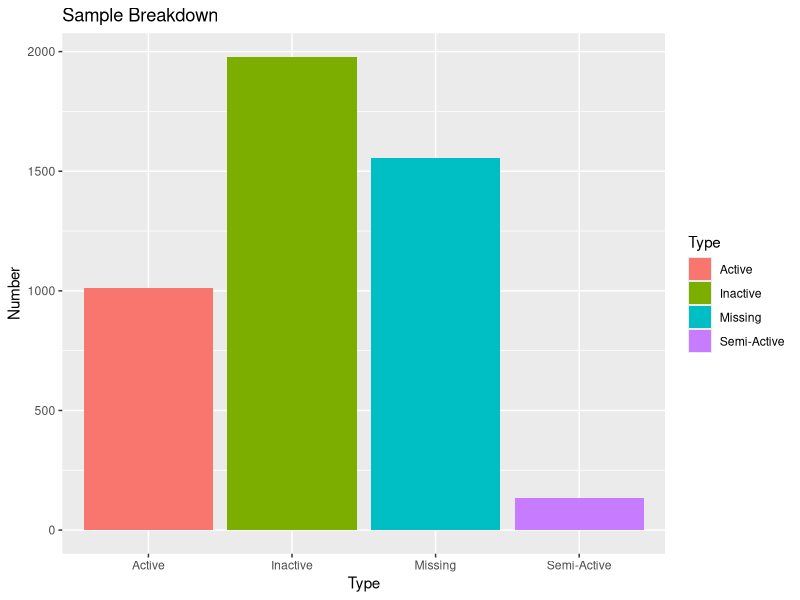
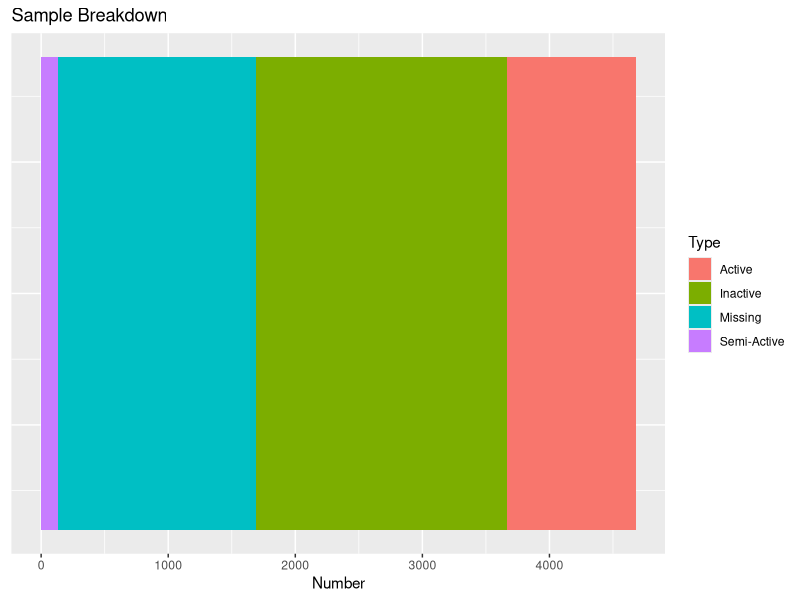

These figures' R source, in order:
library("ggplot2")

users_df <- data.frame( Type = c("Active","Semi-Active","Inactive","Missing"),
												Number = c(1011,133,1978,1556))

# regular bar plot
png(filename = "/Users/steve/plot1.png",width = 600,height = 600)
ggplot(data = users_df, aes(x = Type, y = Number,fill = Type)) + 
	geom_bar(stat="identity") + ggtitle("Sample Breakdown")
dev.off()

# single stacked
png(filename = "/Users/steve/plot2.png",width = 600,height = 600)
ggplot(data = users_df, aes(x = 1, y = Number,fill = Type)) + 
	geom_bar(stat="identity") + xlab("") + coord_flip() + theme(axis.text.y = element_blank(), axis.ticks.y = element_blank(), axis.title.y = element_blank()) + ggtitle("Sample Breakdown") #+labs(fill="Type")
dev.off()

